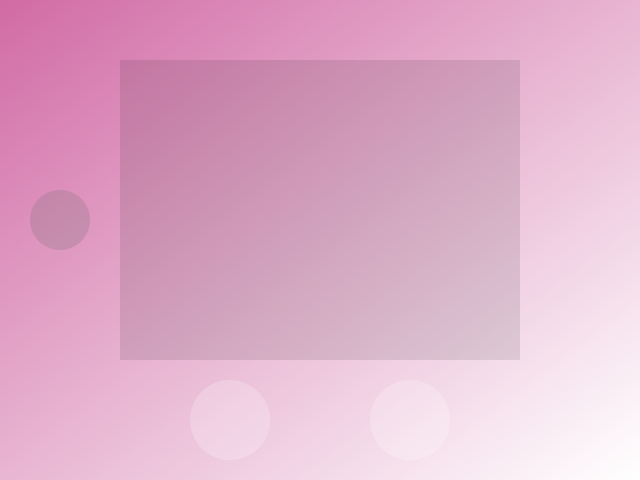
<?xml version="1.0" encoding="UTF-8"?>
<ui version="4.0">
 <class>Dialog</class>
 <widget class="QDialog" name="Dialog">
  <property name="geometry">
   <rect>
    <x>0</x>
    <y>0</y>
    <width>640</width>
    <height>480</height>
   </rect>
  </property>
  <property name="windowTitle">
   <string>Dialog</string>
  </property>
  <widget class="QWidget" name="widget" native="true">
   <property name="geometry">
    <rect>
     <x>0</x>
     <y>0</y>
     <width>640</width>
     <height>480</height>
    </rect>
   </property>
   <property name="styleSheet">
    <string notr="true">QWidget#widget{
background-color:qlineargradient(spread:pad, x1:0, y1:0, x2:1, y2:1, stop:0 rgba(209, 107, 165, 255), stop:1 rgba(255, 255, 255, 255));}</string>
   </property>
   <widget class="QLabel" name="videoframe">
    <property name="geometry">
     <rect>
      <x>120</x>
      <y>60</y>
      <width>400</width>
      <height>300</height>
     </rect>
    </property>
    <property name="styleSheet">
     <string notr="true">background-color:rgba(0, 0, 0, 0.1);</string>
    </property>
    <property name="text">
     <string/>
    </property>
   </widget>
   <widget class="QPushButton" name="shutter">
    <property name="geometry">
     <rect>
      <x>190</x>
      <y>380</y>
      <width>80</width>
      <height>80</height>
     </rect>
    </property>
    <property name="styleSheet">
     <string notr="true">QPushButton#shutter
{
	border-radius:40px;
background-color:rgba(255, 255, 255, 0.2);

}
QPushButton:hover#shutter
{
 background-color:rgba(100, 100, 100, 0.2);
}</string>
    </property>
    <property name="icon">
     <iconset>
      <normaloff>shutter.png</normaloff>shutter.png</iconset>
    </property>
    <property name="iconSize">
     <size>
      <width>64</width>
      <height>64</height>
     </size>
    </property>
   </widget>
   <widget class="QPushButton" name="back_button">
    <property name="geometry">
     <rect>
      <x>30</x>
      <y>190</y>
      <width>60</width>
      <height>60</height>
     </rect>
    </property>
    <property name="mouseTracking">
     <bool>false</bool>
    </property>
    <property name="styleSheet">
     <string notr="true">QPushButton#back_button
{
	border-radius:30px;
	
   background-color:rgba(100, 100, 100, 0.2);
}
QPushButton:hover#back_button
{
background-color:rgba(255, 255, 255, 0.2);
}</string>
    </property>
    <property name="text">
     <string/>
    </property>
    <property name="icon">
     <iconset>
      <normaloff>backbutton.png</normaloff>backbutton.png</iconset>
    </property>
    <property name="iconSize">
     <size>
      <width>50</width>
      <height>50</height>
     </size>
    </property>
   </widget>
   <widget class="QPushButton" name="start">
    <property name="geometry">
     <rect>
      <x>370</x>
      <y>380</y>
      <width>80</width>
      <height>80</height>
     </rect>
    </property>
    <property name="styleSheet">
     <string notr="true">QPushButton#start
{
	border-radius:40px;
background-color:rgba(255, 255, 255, 0.2);

}
QPushButton:hover#start
{
 background-color:rgba(100, 100, 100, 0.2);
}</string>
    </property>
    <property name="icon">
     <iconset>
      <normaloff>start.png</normaloff>start.png</iconset>
    </property>
    <property name="iconSize">
     <size>
      <width>64</width>
      <height>64</height>
     </size>
    </property>
   </widget>
  </widget>
 </widget>
 <resources/>
 <connections/>
</ui>
